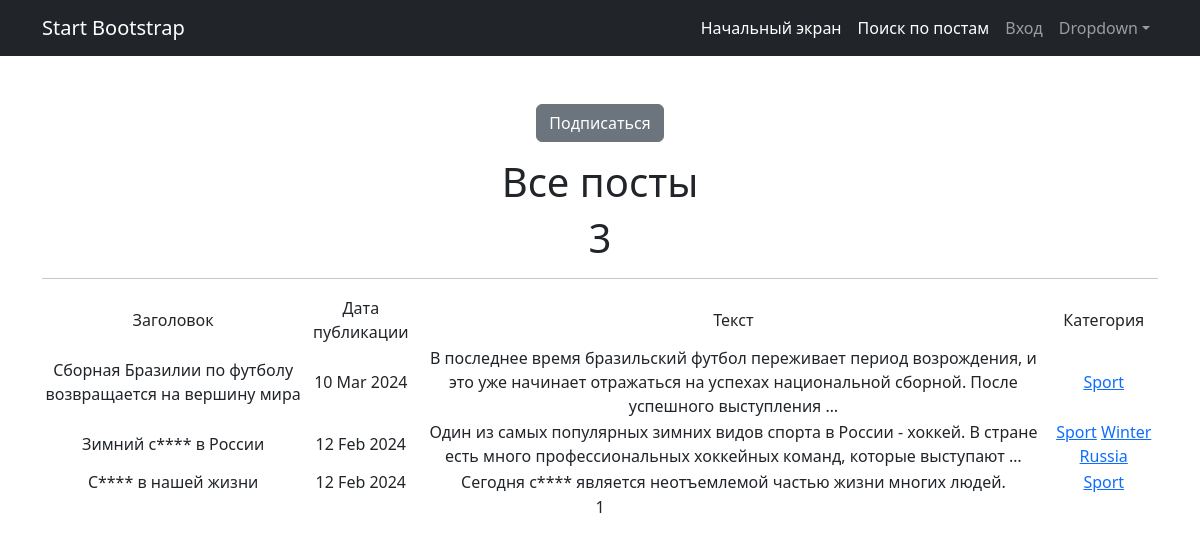
Page /posts/categories/1/ on the earlier database version.
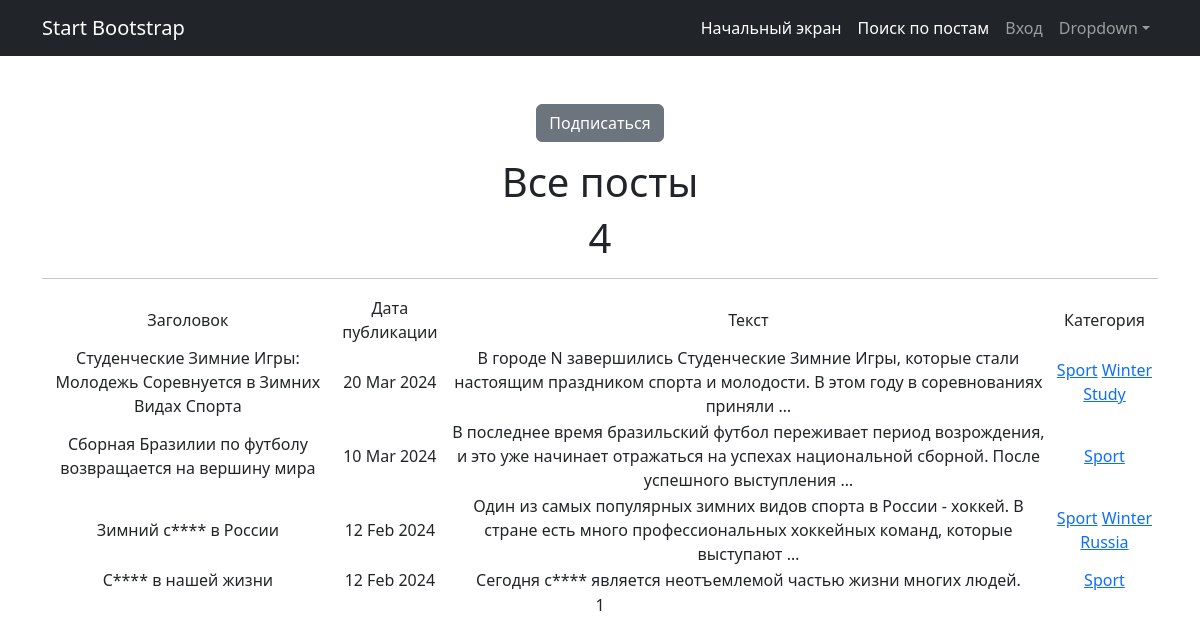
Same page on the later database version.
### news/models.py (models this page shows, shortened)
class Post(models.Model):
    news = "N"
    article = "A"
    POSITIONS = [(news, "Новость"), (article, "Статья")]
    author = models.ForeignKey(Author, on_delete= models.CASCADE)
    choice_field = models.CharField(max_length= 1, choices=POSITIONS, default=article)
    data_in = models.DateTimeField(auto_now_add=True)
    category = models.ManyToManyField(Category, through="PostCategory")
    title = models.CharField(max_length=255)
    text = models.CharField(max_length=3000)
    rating = models.IntegerField(default=0)

class Category(models.Model):
    category = models.TextField(unique=True)
    subscriber = models.ManyToManyField(User, blank= True, null=True, related_name="categories")
    def __str__(self):
        return f'{self.category.title()}'

### news/views.py (the view)
# urls.py: path('categories/<int:pk>/', CategoriesPostList.as_view(), name='Category_list'),
class CategoriesPostList(PostsList):
    model = Post
    template_name = "category_list.html"
    context_object_name = "category_news_list"
    def get_queryset(self):
        self.category = get_object_or_404(Category, id = self.kwargs['pk'])
        queryset = Post.objects.filter(category=self.category).order_by('-data_in')
        return queryset
    def get_context_data(self, **kwargs):
        context = super().get_context_data(**kwargs)
        context['is_not_subscribers'] = self.request.user not in self.category.subscriber.all()
        context['category'] = self.category
        return context

### news/views.py (called while the page is built)
    def get_context_data(self, **kwargs):
        context = super().get_context_data(**kwargs)
        context['is_not_authors'] = not self.request.user.groups.filter(name = 'authors').exists()
        return context

### templates/category_list.html (shortened to what this page needs)
{% extends 'flatpages/default.html' %}
{% load censor_filters %}
{% block content %}
    {% if is_not_subscribers %}
        <p class="text-cetner"><a href="{% url 'Subscribe' category.id %}" class="btn btn-secondary btm-sm">Подписаться</a></p>
    {% endif %}
    <h1>Все посты</h1>
    <h1>{{ category_news_list|length }}</h1>
    <hr>
    {% if category_news_list %}
        <table>
            <tr>
                <td>Заголовок</td>
                <td>Дата публикации</td>
                <td>Текст</td>
                <td>Категория</td>
            </tr>
            {% for post in category_news_list %}
            <tr>
                <td>{{ post.title|censeroid }}</td>
                <td>{{ post.data_in|date:'d M Y' }}</td>
                <td>{{ post.text|truncatewords:20|censeroid}}</td>
                <td>{% for category in post.category.all %}
                    <a href="{% url 'Category_list' category.id %}">{{ category }}</a>
                    {% endfor %}
                </td>
            </tr>
            {% endfor %}
        </table>
    {% else %}
        <h2>Постов и новостей нет!</h2>
    {% endif %}
    {{ page_obj.number }}
{% endblock content %}

Differences in the rows shown:
added Post: title|censeroid "Студенческие Зимние Игры: Молодежь Соревнуется в Зимних Видах Спорта", data_in "20 Mar 2024", text|censeroid "В городе N завершились Студенческие Зимние Игры, которые стали настоящим праздником спорта и молодости. В этом году в соревнованиях приняли …", Category (category "Sport"), Category (category "Winter")
now on this page (row unchanged): Category: category "Study", shown under "Студенческие Зимние Игры: Молодежь Соревнуется в Зимних Видах Спорта"
Other differences:
{{ category_news_list|length }}: "3" → "4"
